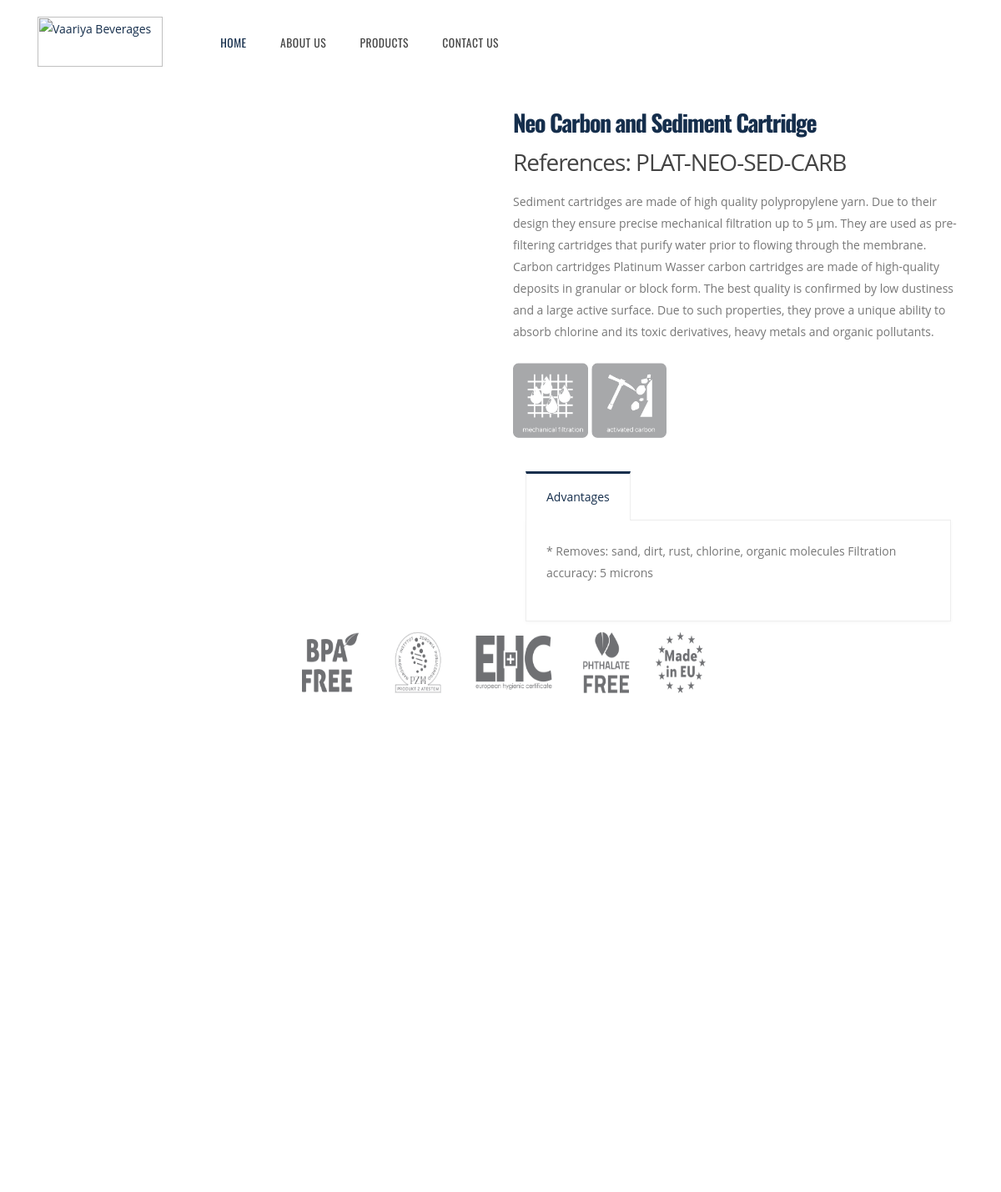
Screenshot of /productdetails19/ with the database file from the repository.
### shop/models.py (models this page shows)
class Products(models.Model):
    objects = models.Manager()
    product_id = models.AutoField
    product_name = models.CharField(max_length=50)
    category = models.CharField(max_length=50, default="")
    subcategory = models.CharField(max_length=50, default="")
    Price = models.IntegerField(default=0)
    desc = models.CharField(max_length=1000)
    pub_date = models.DateField()
    image = models.FileField(blank=True)
    def __str__(self):
        return self.product_name

### shop/views.py (the view)
# urls.py: path("productdetails19/", views.productdetails19, name="ProductDetails19"),
def productdetails19(request):
    products = Products.objects.all()
    print(products)
    params = {'products': products}
    return render(request, 'shop/productdetails19.html', params)

### shop/templates/shop/productdetails19.html (shortened to what this page needs)
{% load static %}
<html>
	<head>
		<link rel="stylesheet" href="{% static 'shop/vendor/bootstrap/css/bootstrap.min.css' %}">
		<link rel="stylesheet" href="{% static 'shop/vendor/fontawesome-free/css/all.min.css' %}">
		<link rel="stylesheet" href="{% static 'shop/vendor/animate/animate.min.css' %}">
		<link rel="stylesheet" href="{% static 'shop/vendor/simple-line-icons/css/simple-line-icons.min.css' %}">
		<link rel="stylesheet" href="{% static 'shop/vendor/owl.carousel/assets/owl.carousel.min.css' %}">
		<link rel="stylesheet" href="{% static 'shop/vendor/owl.carousel/assets/owl.theme.default.min.css' %}">
		<link rel="stylesheet" href="{% static 'shop/vendor/magnific-popup/magnific-popup.min.css' %}">
		<link rel="stylesheet" href="{% static 'shop/vendor/bootstrap-star-rating/css/star-rating.min.css' %}">
		<link rel="stylesheet" href="{% static 'shop/vendor/bootstrap-star-rating/themes/krajee-fas/theme.min.css' %}">
		<link rel="stylesheet" href="{% static 'shop/css/theme.css' %}">
		<link rel="stylesheet" href="{% static 'shop/css/theme-elements.css' %}">
		<link rel="stylesheet" href="{% static 'shop/css/theme-blog.css' %}">
		<link rel="stylesheet" href="{% static 'shop/css/theme-shop.css' %}">
		<link rel="stylesheet" href="{% static 'shop/vendor/rs-plugin/css/settings.css' %}">
		<link rel="stylesheet" href="{% static 'shop/vendor/rs-plugin/css/layers.css' %}">
		<link rel="stylesheet" href="{% static 'shop/vendor/rs-plugin/css/navigation.css' %}">
		<link rel="stylesheet" href="{% static 'shop/css/demos/demo-product-landing.css' %}">
		<link rel="stylesheet" href="{% static 'shop/css/demos/demo-insurance.css' %}">
		<link rel="stylesheet" href="{% static 'shop/css/skins/skin-product-landing.css' %}">
        <link rel="stylesheet" href="{% static 'shop/css/skins/skin-insurance.css' %}">
		<link rel="stylesheet" href="{% static 'shop/css/custom.css' %}">
	</head>
	<body data-target="#header" data-spy="scroll" data-offset="100">
		<div class="body">
			<header id="header" class="header-effect-shrink" data-plugin-options="{'stickyEnabled': true, 'stickyEffect': 'shrink', 'stickyEnableOnBoxed': true, 'stickyEnableOnMobile': true, 'stickyChangeLogo': true, 'stickyStartAt': 30, 'stickyHeaderContainerHeight': 70}">
				<div class="header-body">
					<div class="header-container container">
						<div class="header-row">
							<div class="header-column">
								<div class="header-row">
									<div class="header-logo">
										<a href="{% url 'HomePage' %}">
											<img alt="Vaariya Beverages" width="150" height="60" src="{% static 'shop/img/logo.png' %}">
										</a>
									</div>
								</div>
							</div>
							<div class="header-column w-100 pl-lg-5">
								<div class="header-nav w-100 p-0">
									<div class="header-nav header-nav-links justify-content-start w-100">
										<div class="header-nav-main header-nav-main-arrows header-nav-main-effect-2 header-nav-main-sub-effect-1 w-100">
											<nav class="collapse w-100">
												<ul class="nav nav-pills flex-column flex-lg-row w-100" id="mainNav">
													<li class="dropdown">
														<a class="dropdown-item active" href="{% url 'HomePage' %}">Home</a>
													</li>
													<li class="dropdown">
														<a class="dropdown-item" href="{% url 'AboutUs' %}">About Us</a>
													</li>
													<li class="dropdown">
														<a class="dropdown-item" href="{% url 'ProductView' %}">Products</a>
													</li>
													<li class="dropdown">
														<a class="dropdown-item" href="{% url 'ContactUs' %}">Contact us</a>
													</li>
												</ul>
											</nav>
										</div>
									</div>
								</div>
							</div>
						</div>
					</div>
				</div>
			</header>
			<div role="main" class="main shop py-4">
			<div class="container">
					<div class="row">
						<div class="col-lg-6">
						</div>
						<div class="col-lg-6">
							<div class="summary entry-summary">
								<h1 class="mb-0 font-weight-bold text-7">{{products.19.category}}</h1>
                                  <p class="price">
									<span class="amount">References: {{products.19.subcategory}}</span>
								</p>
								<p class="mb-4">{{products.19.desc}}</p>
								<div class="product-meta">
									<img src="{% static 'shop/img/mechanical_filtration.png' %}" alt="Girl in a jacket" style="width:90px;height:90px;">
                                    <img src="{% static 'shop/img/activated_carbon.png' %}" alt="Girl in a jacket" style="width:90px;height:90px;">
								</div>
                                <div class="col">
							<div class="tabs tabs-product mb-2">
								<ul class="nav nav-tabs">
									<li class="nav-item active"><a class="nav-link py-3 px-4" href="#productDescription" data-toggle="tab">Advantages</a></li>
								</ul>
								<div class="tab-content p-0">
									<div class="tab-pane p-4 active" id="productDescription">
										<p>* Removes: sand, dirt, rust, chlorine, organic molecules Filtration accuracy: 5 microns </p>
										</div>
								</div>
							</div>
						</div>
					</div>
								</div>
                         </div>
					</div>
				<div style="text-align: center">
					<img src="{% static 'shop/img/certyfikaty.png' %}" alt="" align="center" style="width: 500px;height: 80px">
				</div>
				<div class="row">
						<div class="col">
							<div class="cd-product-viewer-wrapper" data-frame="16" data-friction="0.33">
							   	<div>
							   	</div>
							</div>
						</div>
					</div>
			</div>
			</div>
			<footer id="footer" class="footer-reveal custom-bg-color-1 footer-reveal border-top-0 m-0">
				<div class="container">
					<div class="row pt-5 pb-4">
						<div class="col-lg-5">
							<h2 class="custom-primary-font text-color-light custom-fontsize-6 mb-3">ABOUT US</h2>
							<p class="pr-5"></p>
						</div>
						<div class="col-md-4 col-lg-2">
							<h2 class="custom-primary-font text-color-light custom-fontsize-6 mb-3">QUICK LINKS</h2>
							<ul class="list list-unstyled">
								<li>
									<a href="{% url 'HomePage' %}">
									</a>
								</li>
								<li>
									<a href="{% url 'AboutUs' %}">
									</a>
								</li>
								<li>
									<a href="{% url 'AboutUs' %}">
									</a>
								</li>
								<li>
									<a href="{% url 'ContactUs' %}">
									</a>
								</li>
							</ul>
						</div>
						<div class="col-md-4 col-lg-3">
							<h2 class="custom-primary-font text-color-light custom-fontsize-6 mb-3">CONTACT US</h2>
							<p>Sakar-9, B-706, Old Reserve Bank of India<br> Ashram Road, Navranpura, Ahmedabad, Gujarat - 380009</p>
							<span class="d-block text-color-light custom-fontsize-5 mb-2">Call: <a href="tel:+91-8320508425" class="text-decoration-none text-color-light custom-fontsize-5">+91-8320508425</a></span>
							<span class="d-block text-color-light custom-fontsize-5">Email: <a href="info@vaariya.com" class="text-decoration-none text-color-light custom-fontsize-5">info@vaariya.com</a></span>
							<ul class="header-social-icons social-icons d-none d-sm-block ml-1 mt-4">
								<li class="social-icons-facebook"><a href="http://www.facebook.com/" target="_blank" title="Facebook"></a></li>
								<li class="social-icons-twitter"><a href="http://www.twitter.com/" target="_blank" title="Twitter"></a></li>
								<li class="social-icons-linkedin"><a href="http://www.linkedin.com/" target="_blank" title="Linkedin"></a></li>
							</ul>
						</div>
					</div>
				</div>
				<div class="footer-copyright custom-bg-color-1 border-top-0 mt-0">
					<div class="container">
						<div class="row">
							<div class="col mt-4 mb-4">
								<p class="text-center text-2 mb-0">© Copyright 2020. All Rights Reserved.</p>
							</div>
						</div>
					</div>
				</div>
			</footer>
	</body>
</html>

### shop/static/shop/css/theme-shop.css (style rules this page uses)
.shop .summary .price { color: #444; font-size: 2em; letter-spacing: -1px; line-height: 30px; margin-top: 10px; clear: both; }
.shop .product-meta { clear: both; }
.shop .tabs-product { margin-top: 40px; }

### shop/static/shop/css/demos/demo-product-landing.css (style rules this page uses)
h1, h2, h3, h4, h5, h6 { font-family: "Oswald", sans-serif; }
#header .header-nav-main nav > ul > li > a { font-family: "Oswald", sans-serif; font-weight: 400; font-size: 13.6px; font-size: 0.85rem; letter-spacing: 0.5px; }
@media (min-width: 992px) { #header .header-nav-main nav > ul > li > a { padding: 0 1.2rem !important; } }

### shop/static/shop/css/demos/demo-insurance.css (style rules this page uses)
.body { background: #FFF; }
#header .header-body { border-top: 0; }
.custom-primary-font { font-family: "Roboto Slab", serif !important; }
.custom-bg-color-1 { background-color: #4a5559 !important; }
.custom-fontsize-5 { font-size: 16px !important; font-size: 1rem !important; }
.custom-fontsize-6 { font-size: 19.2px !important; font-size: 1.2rem !important; letter-spacing: 0; }
#footer p:not(.no-custom-color), #footer a:not(.no-custom-color), #footer span:not(.no-custom-color) { color: #a8b0b3; transition: ease color 300ms; font-size: 13px; }
#footer .list li { margin-bottom: 5px; }

### rows the page displays
Products: category "Neo Carbon and Sediment Cartridge", subcategory "PLAT-NEO-SED-CARB", desc "Sediment cartridges are made of high quality polypropylene yarn. Due to their design they ensure precise mechanical filtration up to 5 μm. They are used as pre-filtering cartridges that purify water prior to flowing through the membrane. Carbon cartridges Platinum Wasser carbon cartridges are made of high-quality deposits in granular or block form. The best quality is confirmed by low dustiness and a large active surface. Due to such properties, they prove a unique ability to absorb chlorine and its toxic derivatives, heavy metals and organic pollutants."
